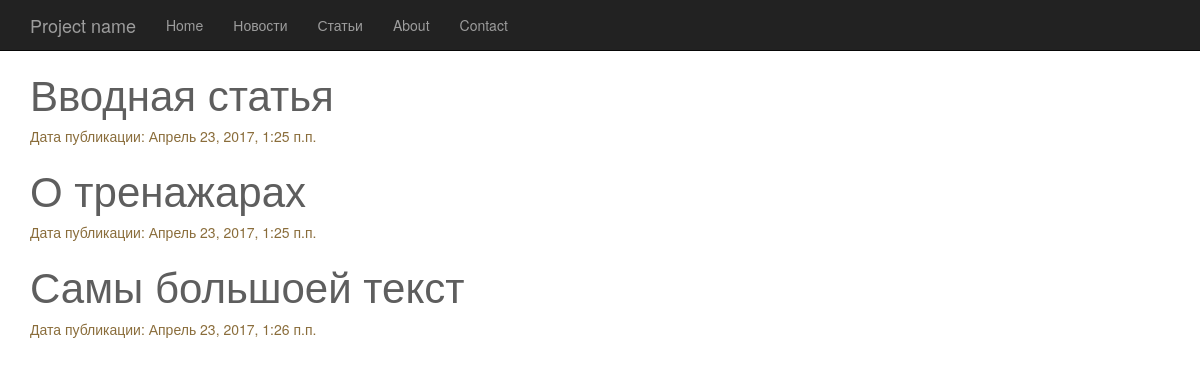
The app's page /articles/ with its own data.
### article/models.py (models this page shows, shortened)
class Article(models.Model):
    title = models.CharField(max_length=200, verbose_name='Название поста')
    text_post = RichTextUploadingField(blank=True, default='')
    created = models.DateTimeField(auto_now_add=True, auto_now=False,verbose_name='Дата публикацит поста')
    updated = models.DateTimeField(auto_now_add=False, auto_now=True,verbose_name='Дата обновления поста')
    class Meta:
        verbose_name = "Пост"
        verbose_name_plural = 'Посты'
    def get_absolute_url(self):
        return reverse("article_det", args=[str(self.id)])

### article/views.py (the view)
# urls.py: url(r'^articles/', views.list_article, name='article'),
def list_article(request):
    article = Article.objects.all()
    return render(request, '../templates/article/list_article.html', {'article': article})

### article/templates/article/list_article.html
{% extends 'for_aritcle.html' %}
{% load staticfiles %}
{% block content %}
   <div class="wraper_cont">
         <div class="container">
        <div class="row">
            <div class="col-lg-12">
                {% for art in article %}
                    <a class="link_title_article" href="{{ art.get_absolute_url}}"><h2  class="title_article">{{ art.title }}</h2></a>
                        <p class="data_pub">Дата публикации: {{ art.created  }}</p>
                {% endfor %}
            </div>
        </div>
    </div>
   </div>
{% endblock %}

### templates/for_aritcle.html (shortened to what this page needs)
{% load static %}
<!DOCTYPE html>
<html lang="en">
<head>
    <link rel="stylesheet" href="https://maxcdn.bootstrapcdn.com/bootstrap/3.3.7/css/bootstrap.min.css">
    <link rel="stylesheet" href="{% static 'css/article.css' %}">
</head>
<body>
<div class="wrapper">
            {% include 'navbar.html' %}
            {% block content %}
            {% endblock content %}
    </div>
</body>
</html>

### templates/navbar.html (shortened to what this page needs)
 <nav class="navbar navbar-inverse navbar-fixed-top header_nav">
      <div class="container">
        <div class="navbar-header">
          <a class="navbar-brand" href="{% url 'landing' %}">Project name</a>
        </div>
        <div id="navbar" class="collapse navbar-collapse">
          <ul class="nav navbar-nav">
            <li><a href='{% url 'landing' %}'>Home</a></li>
               <li><a href="{% url 'news' %}">Новости</a></li>
               <li><a href="{% url 'article' %}">Статьи</a></li>
            <li><a href="#about">About</a></li>
            <li><a href="#contact">Contact</a></li>
          </ul>
        </div>
      </div>
    </nav>

### static/css/article.css (style rules this page uses)
.wraper_cont { padding-top: 50px; }
.data_pub { color: #8a6d3b; }
.title_article { font-size: 42px; }
.link_title_article { color: #5e5e5e; }

### records on screen
Article: title "Вводная статья", created "Апрель 23, 2017, 1:25 п.п."
Article: title "О тренажарах", created "Апрель 23, 2017, 1:25 п.п."
Article: title "Самы большоей текст", created "Апрель 23, 2017, 1:26 п.п."
